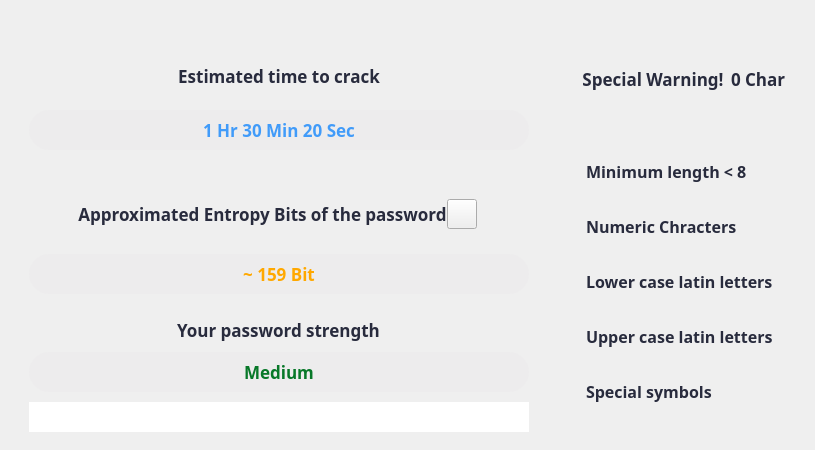
            <widget class="QWidget" name="widget_86" native="true">
             <property name="minimumSize">
              <size>
               <width>0</width>
               <height>450</height>
              </size>
             </property>
             <property name="maximumSize">
              <size>
               <width>16777215</width>
               <height>16777215</height>
              </size>
             </property>
             <layout class="QHBoxLayout" name="horizontalLayout_56">
              <property name="spacing">
               <number>15</number>
              </property>
              <property name="topMargin">
               <number>30</number>
              </property>
              <property name="rightMargin">
               <number>11</number>
              </property>
              <property name="bottomMargin">
               <number>0</number>
              </property>
              <item>
               <widget class="QWidget" name="widget_24" native="true">
                <property name="minimumSize">
                 <size>
                  <width>0</width>
                  <height>0</height>
                 </size>
                </property>
                <property name="styleSheet">
                 <string notr="true"/>
                </property>
                <layout class="QVBoxLayout" name="verticalLayout_14">
                 <item>
                  <widget class="QWidget" name="widget_28" native="true">
                   <property name="styleSheet">
                    <string notr="true"/>
                   </property>
                   <layout class="QVBoxLayout" name="verticalLayout_17">
                    <item alignment="Qt::AlignHCenter">
                     <widget class="QLabel" name="label_timeToCrack">
                      <property name="maximumSize">
                       <size>
                        <width>500</width>
                        <height>40</height>
                       </size>
                      </property>
                      <property name="font">
                       <font>
                        <family>Barlow</family>
                        <pointsize>13</pointsize>
                        <weight>75</weight>
                        <bold>true</bold>
                       </font>
                      </property>
                      <property name="styleSheet">
                       <string notr="true">color: rgba(40,43,61,255) ;</string>
                      </property>
                      <property name="text">
                       <string>Estimated time to crack</string>
                      </property>
                      <property name="alignment">
                       <set>Qt::AlignCenter</set>
                      </property>
                     </widget>
                    </item>
                    <item alignment="Qt::AlignHCenter">
                     <widget class="QLabel" name="label_outputTimeToCrack">
                      <property name="minimumSize">
                       <size>
                        <width>500</width>
                        <height>40</height>
                       </size>
                      </property>
                      <property name="maximumSize">
                       <size>
                        <width>500</width>
                        <height>40</height>
                       </size>
                      </property>
                      <property name="font">
                       <font>
                        <family>Barlow</family>
                        <pointsize>13</pointsize>
                        <weight>75</weight>
                        <bold>true</bold>
                       </font>
                      </property>
                      <property name="styleSheet">
                       <string notr="true">color:rgb(65,155,249);
background-color: rgb(237, 236, 237);
border-radius: 20px;</string>
                      </property>
                      <property name="text">
                       <string>1 Hr 30 Min 20 Sec</string>
                      </property>
                      <property name="alignment">
                       <set>Qt::AlignCenter</set>
                      </property>
                     </widget>
                    </item>
                   </layout>
                  </widget>
                 </item>
                 <item>
                  <widget class="QWidget" name="widget_30" native="true">
                   <layout class="QVBoxLayout" name="verticalLayout_18">
                    <item alignment="Qt::AlignHCenter">
                     <widget class="QWidget" name="widget_96" native="true">
                      <property name="minimumSize">
                       <size>
                        <width>0</width>
                        <height>0</height>
                       </size>
                      </property>
                      <layout class="QHBoxLayout" name="horizontalLayout_39">
                       <property name="spacing">
                        <number>0</number>
                       </property>
                       <property name="rightMargin">
                        <number>11</number>
                       </property>
                       <property name="bottomMargin">
                        <number>11</number>
                       </property>
                       <item alignment="Qt::AlignHCenter">
                        <widget class="QLabel" name="label_entropy">
                         <property name="maximumSize">
                          <size>
                           <width>500</width>
                           <height>40</height>
                          </size>
                         </property>
                         <property name="font">
                          <font>
                           <family>Barlow</family>
                           <pointsize>13</pointsize>
                           <weight>75</weight>
                           <bold>true</bold>
                          </font>
                         </property>
                         <property name="styleSheet">
                          <string notr="true">color: rgba(40,43,61,255) ;</string>
                         </property>
                         <property name="text">
                          <string>Approximated Entropy Bits of the password</string>
                         </property>
                         <property name="alignment">
                          <set>Qt::AlignCenter</set>
                         </property>
                        </widget>
                       </item>
                       <item alignment="Qt::AlignHCenter|Qt::AlignVCenter">
                        <widget class="QPushButton" name="btn_infoEntropy">
                         <property name="minimumSize">
                          <size>
                           <width>30</width>
                           <height>30</height>
                          </size>
                         </property>
                         <property name="maximumSize">
                          <size>
                           <width>30</width>
                           <height>30</height>
                          </size>
                         </property>
                         <property name="cursor">
                          <cursorShape>PointingHandCursor</cursorShape>
                         </property>
                         <property name="text">
                          <string/>
                         </property>
                         <property name="icon">
                          <iconset>
                           <normaloff>../icons/icon_info.png</normaloff>../icons/icon_info.png</iconset>
                         </property>
                         <property name="iconSize">
                          <size>
                           <width>20</width>
                           <height>20</height>
                          </size>
                         </property>
                        </widget>
                       </item>
                      </layout>
                     </widget>
                    </item>
                    <item alignment="Qt::AlignHCenter">
                     <widget class="QLabel" name="label_outputEntropy">
                      <property name="minimumSize">
                       <size>
                        <width>500</width>
                        <height>40</height>
                       </size>
                      </property>
                      <property name="maximumSize">
                       <size>
                        <width>500</width>
                        <height>40</height>
                       </size>
                      </property>
                      <property name="font">
                       <font>
                        <family>Barlow</family>
                        <pointsize>13</pointsize>
                        <weight>75</weight>
                        <bold>true</bold>
                       </font>
                      </property>
                      <property name="styleSheet">
                       <string notr="true">color: rgb(255,168,0);
background-color: rgb(237, 236, 237);
border-radius: 20px;</string>
                      </property>
                      <property name="text">
                       <string>~ 159 Bit</string>
                      </property>
                      <property name="alignment">
                       <set>Qt::AlignCenter</set>
                      </property>
                     </widget>
                    </item>
                   </layout>
                  </widget>
                 </item>
                 <item>
                  <widget class="QWidget" name="widget_29" native="true">
                   <property name="minimumSize">
                    <size>
                     <width>500</width>
                     <height>20</height>
                    </size>
                   </property>
                   <layout class="QVBoxLayout" name="verticalLayout_19">
                    <property name="spacing">
                     <number>10</number>
                    </property>
                    <item alignment="Qt::AlignHCenter">
                     <widget class="QLabel" name="label_pwdStrength">
                      <property name="maximumSize">
                       <size>
                        <width>500</width>
                        <height>40</height>
                       </size>
                      </property>
                      <property name="font">
                       <font>
                        <family>Barlow</family>
                        <pointsize>13</pointsize>
                        <weight>75</weight>
                        <bold>true</bold>
                       </font>
                      </property>
                      <property name="styleSheet">
                       <string notr="true">color: rgba(40,43,61,255) ;</string>
                      </property>
                      <property name="text">
                       <string>Your password strength</string>
                      </property>
                      <property name="alignment">
                       <set>Qt::AlignCenter</set>
                      </property>
                     </widget>
                    </item>
                    <item alignment="Qt::AlignHCenter">
                     <widget class="QLabel" name="label_outputPasswordStrength">
                      <property name="minimumSize">
                       <size>
                        <width>500</width>
                        <height>40</height>
                       </size>
                      </property>
                      <property name="maximumSize">
                       <size>
                        <width>500</width>
                        <height>40</height>
                       </size>
                      </property>
                      <property name="font">
                       <font>
                        <family>Barlow</family>
                        <pointsize>13</pointsize>
                        <weight>75</weight>
                        <bold>true</bold>
                       </font>
                      </property>
                      <property name="styleSheet">
                       <string notr="true">color: rgb(8,120,41);
background-color: rgb(237, 236, 237);
border-radius: 20px;</string>
                      </property>
                      <property name="text">
                       <string>Medium</string>
                      </property>
                      <property name="alignment">
                       <set>Qt::AlignCenter</set>
                      </property>
                     </widget>
                    </item>
                    <item alignment="Qt::AlignHCenter">
                     <widget class="QProgressBar" name="progressBar_pwdStrength">
                      <property name="minimumSize">
                       <size>
                        <width>500</width>
                        <height>30</height>
                       </size>
                      </property>
                      <property name="maximumSize">
                       <size>
                        <width>500</width>
                        <height>30</height>
                       </size>
                      </property>
                      <property name="styleSheet">
                       <string notr="true">QProgressBar
{
	border: solid;
	border-radius: 30px;
	color: black;
}
QProgressBar::chunk 
{
	background-color:rgb(8,120,41);
	border-radius :15px;
}     </string>
                      </property>
                      <property name="value">
                       <number>0</number>
                      </property>
                      <property name="alignment">
                       <set>Qt::AlignCenter</set>
                      </property>
                      <property name="textVisible">
                       <bool>false</bool>
                      </property>
                     </widget>
                    </item>
                   </layout>
                  </widget>
                 </item>
                </layout>
               </widget>
              </item>
              <item>
               <widget class="QWidget" name="widget_25" native="true">
                <layout class="QVBoxLayout" name="verticalLayout_15">
                 <item>
                  <widget class="QWidget" name="widget_31" native="true">
                   <property name="minimumSize">
                    <size>
                     <width>0</width>
                     <height>80</height>
                    </size>
                   </property>
                   <property name="maximumSize">
                    <size>
                     <width>16777215</width>
                     <height>80</height>
                    </size>
                   </property>
                   <layout class="QHBoxLayout" name="horizontalLayout_14">
                    <property name="spacing">
                     <number>7</number>
                    </property>
                    <property name="leftMargin">
                     <number>11</number>
                    </property>
                    <item alignment="Qt::AlignHCenter|Qt::AlignVCenter">
                     <widget class="QLabel" name="label_specialWarning">
                      <property name="maximumSize">
                       <size>
                        <width>500</width>
                        <height>50</height>
                       </size>
                      </property>
                      <property name="font">
                       <font>
                        <family>Barlow</family>
                        <pointsize>13</pointsize>
                        <weight>75</weight>
                        <bold>true</bold>
                        <kerning>true</kerning>
                       </font>
                      </property>
                      <property name="styleSheet">
                       <string notr="true">color: rgba(40,43,61,255) ;</string>
                      </property>
                      <property name="text">
                       <string>Special Warning!</string>
                      </property>
                      <property name="alignment">
                       <set>Qt::AlignCenter</set>
                      </property>
                     </widget>
                    </item>
                    <item alignment="Qt::AlignHCenter|Qt::AlignVCenter">
                     <widget class="QLabel" name="label_lengthOfPassword">
                      <property name="maximumSize">
                       <size>
                        <width>300</width>
                        <height>50</height>
                       </size>
                      </property>
                      <property name="font">
                       <font>
                        <family>Barlow</family>
                        <pointsize>13</pointsize>
                        <weight>75</weight>
                        <bold>true</bold>
                       </font>
                      </property>
                      <property name="styleSheet">
                       <string notr="true">color: rgba(40,43,61,255) ;</string>
                      </property>
                      <property name="text">
                       <string>0 Char</string>
                      </property>
                     </widget>
                    </item>
                   </layout>
                  </widget>
                 </item>
                 <item>
                  <widget class="QWidget" name="widget_32" native="true">
                   <property name="styleSheet">
                    <string notr="true">QCheckBox::indicator{
 	width: 0; height 0;
    border-radius: 10px;

}
</string>
                   </property>
                   <layout class="QVBoxLayout" name="verticalLayout_16">
                    <property name="spacing">
                     <number>0</number>
                    </property>
                    <property name="topMargin">
                     <number>11</number>
                    </property>
                    <property name="rightMargin">
                     <number>11</number>
                    </property>
                    <property name="bottomMargin">
                     <number>11</number>
                    </property>
                    <item>
                     <widget class="QCheckBox" name="chk_length">
                      <property name="minimumSize">
                       <size>
                        <width>40</width>
                        <height>40</height>
                       </size>
                      </property>
                      <property name="font">
                       <font>
                        <family>Barlow</family>
                        <pointsize>12</pointsize>
                        <weight>75</weight>
                        <bold>true</bold>
                       </font>
                      </property>
                      <property name="styleSheet">
                       <string notr="true">color: rgba(40,43,61,255);
border-radius: 10px;</string>
                      </property>
                      <property name="text">
                       <string>Minimum length &lt; 8</string>
                      </property>
                      <property name="icon">
                       <iconset>
                        <normaloff>../icons/icon-no.png</normaloff>../icons/icon-no.png</iconset>
                      </property>
                      <property name="iconSize">
                       <size>
                        <width>30</width>
                        <height>30</height>
                       </size>
                      </property>
                     </widget>
                    </item>
                    <item>
                     <widget class="QCheckBox" name="chk_numeric">
                      <property name="minimumSize">
                       <size>
                        <width>40</width>
                        <height>40</height>
                       </size>
                      </property>
                      <property name="font">
                       <font>
                        <family>Barlow</family>
                        <pointsize>12</pointsize>
                        <weight>75</weight>
                        <bold>true</bold>
                       </font>
                      </property>
                      <property name="styleSheet">
                       <string notr="true">color: rgba(40,43,61,255);
border-radius: 10px;</string>
                      </property>
                      <property name="text">
                       <string>Numeric Chracters</string>
                      </property>
                      <property name="icon">
                       <iconset>
                        <normaloff>../icons/icon-no.png</normaloff>../icons/icon-no.png</iconset>
                      </property>
                      <property name="iconSize">
                       <size>
                        <width>30</width>
                        <height>30</height>
                       </size>
                      </property>
                     </widget>
                    </item>
                    <item>
                     <widget class="QCheckBox" name="chk_lower">
                      <property name="minimumSize">
                       <size>
                        <width>40</width>
                        <height>40</height>
                       </size>
                      </property>
                      <property name="font">
                       <font>
                        <family>Barlow</family>
                        <pointsize>12</pointsize>
                        <weight>75</weight>
                        <bold>true</bold>
                       </font>
                      </property>
                      <property name="styleSheet">
                       <string notr="true">color: rgba(40,43,61,255);
border-radius: 10px;</string>
                      </property>
                      <property name="text">
                       <string>Lower case latin letters</string>
                      </property>
                      <property name="icon">
                       <iconset>
                        <normaloff>../icons/icon-no.png</normaloff>../icons/icon-no.png</iconset>
                      </property>
                      <property name="iconSize">
                       <size>
                        <width>30</width>
                        <height>30</height>
                       </size>
                      </property>
                     </widget>
                    </item>
                    <item>
                     <widget class="QCheckBox" name="chk_upper">
                      <property name="minimumSize">
                       <size>
                        <width>40</width>
                        <height>40</height>
                       </size>
                      </property>
                      <property name="font">
                       <font>
                        <family>Barlow</family>
                        <pointsize>12</pointsize>
                        <weight>75</weight>
                        <bold>true</bold>
                       </font>
                      </property>
                      <property name="styleSheet">
                       <string notr="true">color: rgba(40,43,61,255);
border-radius: 10px;</string>
                      </property>
                      <property name="text">
                       <string>Upper case latin letters</string>
                      </property>
                      <property name="icon">
                       <iconset>
                        <normaloff>../icons/icon-no.png</normaloff>../icons/icon-no.png</iconset>
                      </property>
                      <property name="iconSize">
                       <size>
                        <width>30</width>
                        <height>30</height>
                       </size>
                      </property>
                     </widget>
                    </item>
                    <item>
                     <widget class="QCheckBox" name="chk_special">
                      <property name="enabled">
                       <bool>true</bool>
                      </property>
                      <property name="minimumSize">
                       <size>
                        <width>40</width>
                        <height>40</height>
                       </size>
                      </property>
                      <property name="font">
                       <font>
                        <family>Barlow</family>
                        <pointsize>12</pointsize>
                        <weight>75</weight>
                        <bold>true</bold>
                       </font>
                      </property>
                      <property name="styleSheet">
                       <string notr="true">color: rgba(40,43,61,255);
border-radius: 10px;</string>
                      </property>
                      <property name="text">
                       <string>Special symbols</string>
                      </property>
                      <property name="icon">
                       <iconset>
                        <normaloff>../icons/icon-no.png</normaloff>../icons/icon-no.png</iconset>
                      </property>
                      <property name="iconSize">
                       <size>
                        <width>30</width>
                        <height>30</height>
                       </size>
                      </property>
                      <property name="shortcut">
                       <string/>
                      </property>
                      <property name="checkable">
                       <bool>true</bool>
                      </property>
                      <property name="checked">
                       <bool>false</bool>
                      </property>
                      <property name="tristate">
                       <bool>false</bool>
                      </property>
                     </widget>
                    </item>
                   </layout>
                  </widget>
                 </item>
                </layout>
               </widget>
              </item>
             </layout>
            </widget>
